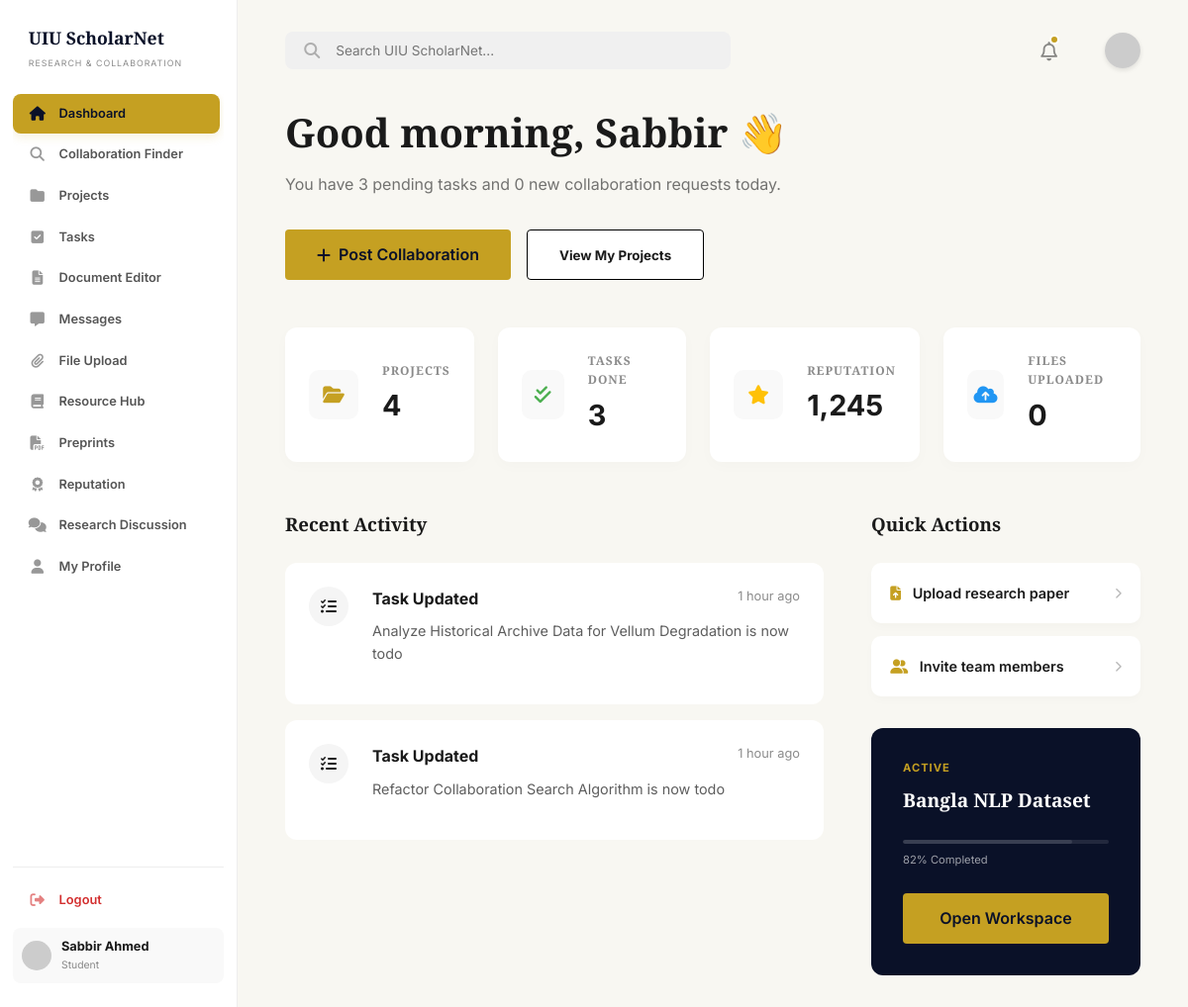
Page /dashboard/index.php (signed in) on the committed database.
### tables this page shows
CREATE TABLE IF NOT EXISTS users (
    id INT AUTO_INCREMENT PRIMARY KEY,
    full_name VARCHAR(100) NOT NULL,
    email VARCHAR(100) UNIQUE NOT NULL,
    password VARCHAR(255) NOT NULL,
    role ENUM('student', 'faculty') DEFAULT 'student',
    department VARCHAR(100),
    interests TEXT,
    skills TEXT,
    points INT DEFAULT 0,
    created_at TIMESTAMP DEFAULT CURRENT_TIMESTAMP
);

CREATE TABLE IF NOT EXISTS projects (
    id INT AUTO_INCREMENT PRIMARY KEY,
    title VARCHAR(255) NOT NULL,
    description TEXT,
    department VARCHAR(100),
    visibility ENUM('public', 'institution', 'private') DEFAULT 'public',
    status ENUM('planning', 'active', 'review', 'completed') DEFAULT 'active',
    progress INT DEFAULT 0,
    creator_id INT,
    created_at TIMESTAMP DEFAULT CURRENT_TIMESTAMP,
    FOREIGN KEY (creator_id) REFERENCES users(id) ON DELETE SET NULL
);

### includes/auth_check.php (called while the page is built, shortened)
<?php
require_once('db_connect.php');
$user_id = (int)$_SESSION['user_id'];
$stmt = $conn->prepare("SELECT * FROM users WHERE id = ?");
$stmt->bind_param("i", $user_id);
$stmt->execute();
$user_result = $stmt->get_result();
$user_data = $user_result->fetch_assoc();
?>

### includes/db_connect.php (called while the page is built, shortened)
<?php
$host = getenv('DB_HOST') ?: "127.0.0.1";
$user = getenv('DB_USER') ?: "root";
$pass = getenv('DB_PASS');
if ($pass === false) {
    $pass = "";
}
$dbname = getenv('DB_NAME') ?: "uiu_scholarnet";
$conn = mysqli_connect($host, $user, $pass, $dbname);
mysqli_set_charset($conn, "utf8mb4");
function db_query($sql, $params = [], $types = "") {
    global $conn;
    $stmt = $conn->prepare($sql);
    if ($params) {
        if (empty($types)) {
            $types = "";
            foreach ($params as $param) {
                if (is_int($param)) {
                    $types .= "i";
                } elseif (is_double($param)) {
                    $types .= "d";
                } else {
                    $types .= "s";
                }
            }
        }
        $stmt->bind_param($types, ...$params);
    }
    if (!$stmt->execute()) {
        die("Query execution failed: " . $stmt->error);
    }
    return $stmt->get_result();
}
?>

### dashboard/index.php (the view, shortened to what this page needs)
<?php
require_once('../includes/auth_check.php');
require_once('../includes/layout.php');
$projects_total = (int)(db_query("SELECT COUNT(DISTINCT p.id) as total FROM projects p LEFT JOIN project_members pm ON p.id = pm.project_id AND pm.user_id = ? WHERE p.creator_id = ? OR pm.user_id = ?", [$user_id, $user_id, $user_id])->fetch_assoc()['total'] ?? 0);
$tasks = (int)(db_query("SELECT COUNT(*) as total FROM tasks WHERE assigned_to = ? AND status = 'done'", [$user_id])->fetch_assoc()['total'] ?? 0);
$files = (int)(db_query("SELECT COUNT(*) as total FROM resources WHERE user_id = ?", [$user_id])->fetch_assoc()['total'] ?? 0);
$pending_tasks = (int)(db_query("SELECT COUNT(*) as total FROM tasks WHERE assigned_to = ? AND status != 'done'", [$user_id])->fetch_assoc()['total'] ?? 0);
$collab_requests = (int)(db_query("SELECT COUNT(*) as total FROM collaboration_applications ca JOIN collaboration_posts cp ON ca.post_id = cp.id WHERE cp.user_id = ? AND ca.status = 'pending'", [$user_id])->fetch_assoc()['total'] ?? 0);
$spotlightProject = db_query("SELECT p.* FROM projects p LEFT JOIN project_members pm ON p.id = pm.project_id AND pm.user_id = ? WHERE (p.creator_id = ? OR pm.user_id = ?) AND p.status != 'completed' ORDER BY p.progress DESC LIMIT 1", [$user_id, $user_id, $user_id])->fetch_assoc();
$recent_tasks = db_query("SELECT title, created_at, status FROM tasks WHERE assigned_to = ? ORDER BY created_at DESC LIMIT 2", [$user_id]);
$activities = [];
while ($row = $recent_tasks->fetch_assoc()) {
    $activities[] = [
        'type' => 'task',
        'title' => 'Task Updated',
        'desc' => htmlspecialchars($row['title']) . ' is now ' . htmlspecialchars($row['status']),
        'time' => $row['created_at']
    ];
}
usort($activities, function($a, $b) {
    return strtotime($b['time']) - strtotime($a['time']);
});
function time_elapsed_string($datetime, $full = false) {
    $now = new DateTime;
    $ago = new DateTime($datetime);
    $diff = $now->diff($ago);
    $diff->w = floor($diff->d / 7);
    $diff->d -= $diff->w * 7;
    $string = array(
        'y' => 'year',
        'm' => 'month',
        'w' => 'week',
        'd' => 'day',
        'h' => 'hour',
        'i' => 'minute',
        's' => 'second',
    );
    foreach ($string as $k => &$v) {
        if ($diff->$k) {
            $v = $diff->$k . ' ' . $v . ($diff->$k > 1 ? 's' : '');
        } else {
            unset($string[$k]);
        }
    }
    if (!$full) $string = array_slice($string, 0, 1);
    return $string ? implode(', ', $string) . ' ago' : 'just now';
}
?>
    <?php include('../includes/sidebar.php'); ?>
    <main class="main-content">
        <?php include('../includes/header.php'); ?>
        <section class="greeting">
            <?php
            $hour = date('H');
            if ($hour < 12) {
                $greeting = "Good morning";
            } elseif ($hour < 18) {
                $greeting = "Good afternoon";
            } else {
                $greeting = "Good evening";
            }
            ?>
            <h1><?php echo $greeting; ?>, <?php echo htmlspecialchars(explode(' ', $user_data['full_name'])[0]); ?> 👋</h1>
            <p>You have <?php echo $pending_tasks; ?> pending tasks and <?php echo $collab_requests; ?> new collaboration requests today.</p>
            <div class="dash-actions">
                <a href="collaboration.php" class="btn btn-primary btn-collab"><i class="fa-solid fa-plus"></i> Post Collaboration</a>
                <button class="btn btn-outline btn-view-projects" onclick="openProjectsModal()">View My Projects</button>
            </div>
        </section>
        <section class="dash-stats">
            <div class="stat-card">
                <div class="stat-icon"><i class="fa-solid fa-folder-open" style="color: var(--secondary-color);"></i></div>
                <div class="stat-info">
                    <h4>PROJECTS</h4>
                    <div class="value"><?php echo $projects_total; ?></div>
                </div>
            </div>
            <div class="stat-card">
                <div class="stat-icon"><i class="fa-solid fa-check-double stat-icon-green"></i></div>
                <div class="stat-info">
                    <h4>TASKS DONE</h4>
                    <div class="value"><?php echo $tasks; ?></div>
                </div>
            </div>
            <div class="stat-card">
                <div class="stat-icon"><i class="fa-solid fa-star stat-icon-yellow"></i></div>
                <div class="stat-info">
                    <h4>REPUTATION</h4>
                    <div class="value"><?php echo number_format($user_data['points']); ?></div>
                </div>
            </div>
            <div class="stat-card">
                <div class="stat-icon"><i class="fa-solid fa-cloud-arrow-up stat-icon-blue"></i></div>
                <div class="stat-info">
                    <h4>FILES UPLOADED</h4>
                    <div class="value"><?php echo $files; ?></div>
                </div>
            </div>
        </section>
        <div class="dash-grid">
            <section class="activity-feed">
                <h3>Recent Activity</h3>
                <?php if (empty($activities)): ?>
                    <p class="text-muted" style="color: var(--text-light); margin-top: 1rem;">No recent activity to show.</p>
                <?php else: ?>
                    <?php foreach (array_slice($activities, 0, 4) as $activity): ?>
                        <div class="activity-card">
                            <div class="activity-icon">
                                <?php if ($activity['type'] === 'collab'): ?>
                                    <i class="fa-solid fa-user-plus"></i>
                                <?php else: ?>
                                    <i class="fa-solid fa-tasks"></i>
                                <?php endif; ?>
                            </div>
                            <div class="activity-body">
                                <div class="activity-header">
                                    <h4><?php echo $activity['title']; ?></h4>
                                    <span class="time"><?php echo time_elapsed_string($activity['time']); ?></span>
                                </div>
                                <div class="activity-content">
                                    <?php echo $activity['desc']; ?>
                                </div>
                            </div>
                        </div>
                    <?php endforeach; ?>
                <?php endif; ?>
            </section>
            <aside class="dash-sidebar">
                <section class="quick-actions">
                    <h3>Quick Actions</h3>
                    <a href="file_upload.php" class="action-item">
                        <span><i class="fa-solid fa-file-arrow-up action-icon"></i> Upload research paper</span>
                        <i class="fa-solid fa-chevron-right chevron-icon"></i>
                    </a>
                    <a href="collaboration.php" class="action-item">
                        <span><i class="fa-solid fa-user-group action-icon"></i> Invite team members</span>
                        <i class="fa-solid fa-chevron-right chevron-icon"></i>
                    </a>
                </section>
                <?php if ($spotlightProject): ?>
                <div class="spotlight-card">
                        <div class="status"><?php echo strtoupper(htmlspecialchars($spotlightProject['status'])); ?></div>
                        <h4><?php echo htmlspecialchars($spotlightProject['title']); ?></h4>
                        <div class="progress-bar spotlight-progress-bar">
                            <div class="progress-fill spotlight-progress" style="width: <?php echo (int)$spotlightProject['progress']; ?>%;"></div>
                        </div>
                        <div class="spotlight-progress-text">
                            <span><?php echo (int)$spotlightProject['progress']; ?>% Completed</span>
                        </div>
                        <a href="tasks.php?project_id=<?php echo $spotlightProject['id']; ?>" class="btn btn-primary spotlight-btn" style="text-decoration:none; display:inline-block; text-align:center;">Open Workspace</a>
                </div>
                <?php endif; ?>
            </aside>
        </div>
    </main>

### includes/sidebar.php (shortened to what this page needs)
<aside class="sidebar">
    <div class="logo">UIU ScholarNet</div>
    <div class="sidebar-subtitle">RESEARCH & COLLABORATION</div>
    <nav class="sidebar-menu">
        <a href="index.php" class="menu-item <?php echo (basename($_SERVER['PHP_SELF']) == 'index.php') ? 'active' : ''; ?>">
            <i class="fa-solid fa-house"></i> Dashboard
        </a>
        <a href="collaboration.php" class="menu-item <?php echo (basename($_SERVER['PHP_SELF']) == 'collaboration.php') ? 'active' : ''; ?>">
            <i class="fa-solid fa-magnifying-glass"></i> Collaboration Finder
        </a>
        <a href="projects.php" class="menu-item <?php echo (basename($_SERVER['PHP_SELF']) == 'projects.php' || basename($_SERVER['PHP_SELF']) == 'edit_project.php') ? 'active' : ''; ?>">
            <i class="fa-solid fa-folder"></i> Projects
        </a>
        <a href="tasks.php" class="menu-item <?php echo (basename($_SERVER['PHP_SELF']) == 'tasks.php') ? 'active' : ''; ?>">
            <i class="fa-solid fa-square-check"></i> Tasks
        </a>
        <a href="document_editor.php" class="menu-item <?php echo (basename($_SERVER['PHP_SELF']) == 'document_editor.php') ? 'active' : ''; ?>">
            <i class="fa-solid fa-file-lines"></i> Document Editor
        </a>
        <a href="messages.php" class="menu-item <?php echo (basename($_SERVER['PHP_SELF']) == 'messages.php' && (!isset($_GET['channel']) || $_GET['channel'] !== 'discussion')) ? 'active' : ''; ?>">
            <i class="fa-solid fa-message"></i> Messages
        </a>
        <a href="file_upload.php" class="menu-item <?php echo (basename($_SERVER['PHP_SELF']) == 'file_upload.php') ? 'active' : ''; ?>">
            <i class="fa-solid fa-paperclip"></i> File Upload
        </a>
        <a href="resources.php" class="menu-item <?php echo (basename($_SERVER['PHP_SELF']) == 'resources.php') ? 'active' : ''; ?>">
            <i class="fa-solid fa-book"></i> Resource Hub
        </a>
        <a href="preprints.php" class="menu-item <?php echo (basename($_SERVER['PHP_SELF']) == 'preprints.php' || basename($_SERVER['PHP_SELF']) == 'preprint_details.php') ? 'active' : ''; ?>">
            <i class="fa-solid fa-file-pdf"></i> Preprints
        </a>
        <a href="reputation.php" class="menu-item <?php echo (basename($_SERVER['PHP_SELF']) == 'reputation.php') ? 'active' : ''; ?>">
            <i class="fa-solid fa-award"></i> Reputation
        </a>
        <a href="research_discussion.php" class="menu-item <?php echo (basename($_SERVER['PHP_SELF']) == 'research_discussion.php' || basename($_SERVER['PHP_SELF']) == 'discussion_thread.php') ? 'active' : ''; ?>">
            <i class="fa-solid fa-comments"></i> Research Discussion
        </a>
        <a href="profile.php" class="menu-item <?php echo (basename($_SERVER['PHP_SELF']) == 'profile.php') ? 'active' : ''; ?>">
            <i class="fa-solid fa-user"></i> My Profile
        </a>
    </nav>
    <div class="sidebar-footer">
        <a href="../auth/logout.php" class="menu-item logout-link"><i class="fa-solid fa-right-from-bracket"></i> Logout</a>
        <div class="user-profile-small">
            <img src="https://ui-avatars.com/api/?name=<?php echo urlencode($user_data['full_name']); ?>&background=0a1128&color=fff" alt="User">
            <div>
                <div class="user-name"><?php echo $user_data['full_name']; ?></div>
                <div class="user-role"><?php echo ucfirst($user_data['role']); ?></div>
            </div>
        </div>
    </div>
</aside>

### rows in the picture
users: full_name "Sabbir Ahmed", role "Student", full_name "Sabbir", points "1,245"
projects: status "ACTIVE", title "Bangla NLP Dataset", progress "82"

### other values in the picture
$greeting "Good morning"
$pending_tasks "3"
$collab_requests "0"
$projects_total "4"
$tasks "3"
$files "0"
$activity['title'] "Task Updated"
time_elapsed_string($activity['time']) "1 hour ago"
$activity['desc'] "Analyze Historical Archive Data for Vellum Degradation is now todo"
$activity['desc'] "Refactor Collaboration Search Algorithm is now todo"
